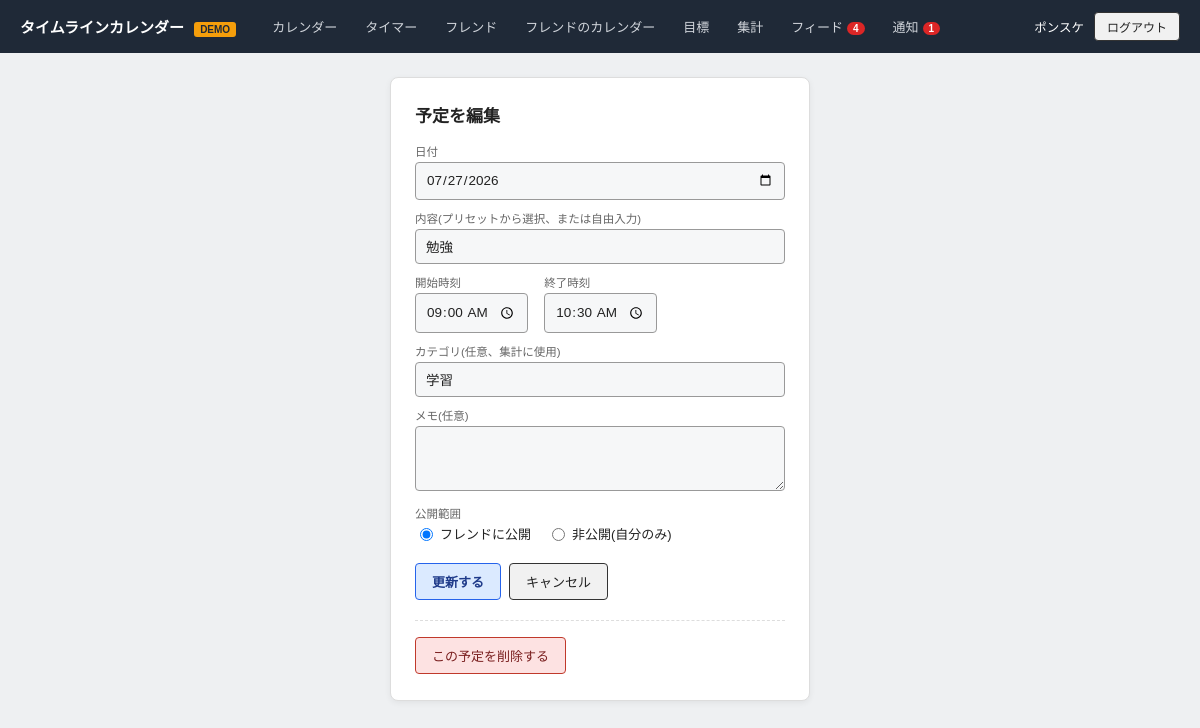
Screenshot of /events/1/edit (signed in) with the database file from the repository.
### tables this page shows
CREATE TABLE users (
            id INTEGER PRIMARY KEY AUTOINCREMENT,
            display_name TEXT NOT NULL,
            email TEXT NOT NULL UNIQUE,
            password_hash TEXT NOT NULL,
            email_verified BOOLEAN NOT NULL DEFAULT 1,
            created_at TEXT NOT NULL
        );

CREATE TABLE events (
            id INTEGER PRIMARY KEY AUTOINCREMENT,
            user_id INTEGER NOT NULL REFERENCES users(id) ON DELETE CASCADE,
            title TEXT NOT NULL,
            start_at TEXT NOT NULL,
            end_at TEXT NOT NULL,
            memo TEXT,
            source TEXT NOT NULL DEFAULT 'manual' CHECK (source IN ('timer', 'manual')),
            created_at TEXT NOT NULL,
            updated_at TEXT NOT NULL
        , category TEXT, visibility TEXT NOT NULL DEFAULT 'public');

### app.py (the view, shortened to what this page needs)
@app.route("/events/<int:event_id>/edit", methods=["GET", "POST"])
@login_required
def edit_event(event_id):
    ev = db.get_event(event_id)
    if ev is None or ev["user_id"] != g.user["id"]:
        flash("予定が見つかりません", "error")
        return redirect(url_for("calendar_view"))
    start_dt = db.parse_dt(ev["start_at"])
    end_dt = db.parse_dt(ev["end_at"])
    form = {
        "date": start_dt.date().isoformat(),
        "start_time": start_dt.strftime("%H:%M"),
        "end_time": end_dt.strftime("%H:%M"),
        "title": ev["title"],
        "memo": ev["memo"] or "",
        "category": ev["category"] or "",
        "visibility": ev["visibility"],
    }
    return render_template("event_form.html", mode="edit", form=form, presets=db.TASK_PRESETS, category_presets=db.CATEGORY_PRESETS, event_id=event_id)

### app.py (called while the page is built)
@app.before_request
def load_logged_in_user():
    g.user = None
    user_id = session.get("user_id")
    if user_id:
        g.user = db.get_user_by_id(user_id)
        if g.user is None:
            session.clear()

@app.before_request
def require_email_verified():
    if g.user and not g.user["email_verified"] and request.endpoint not in VERIFY_EXEMPT_ENDPOINTS:
        return redirect(url_for("verify_notice"))

def login_required(view):
    @wraps(view)
    def wrapped(*args, **kwargs):
        if g.user is None:
            return redirect(url_for("login", next=request.path))
        return view(*args, **kwargs)
    return wrapped

@app.context_processor
def inject_badges():
    if g.user:
        return {
            "unread_notifications": db.unread_notification_count(g.user["id"]),
            "unread_feed": db.get_feed_unread_count(g.user["id"]),
        }
    return {}

### db.py (called while the page is built)
def parse_dt(s):
    return datetime.strptime(s, DT_FMT)

def get_connection():
    conn = sqlite3.connect(DB_PATH)
    conn.row_factory = sqlite3.Row
    conn.execute("PRAGMA foreign_keys = ON")
    return conn

def get_user_by_id(user_id):
    conn = get_connection()
    try:
        row = conn.execute("SELECT * FROM users WHERE id = ?", (user_id,)).fetchone()
        return dict(row) if row else None
    finally:
        conn.close()

def get_event(event_id):
    conn = get_connection()
    try:
        row = conn.execute("SELECT * FROM events WHERE id = ?", (event_id,)).fetchone()
        return dict(row) if row else None
    finally:
        conn.close()

def get_feed(user_id, limit=50):
    conn = get_connection()
    try:
        rows = conn.execute(
            """
            SELECT e.id, e.user_id, u.display_name, e.title, e.start_at, e.end_at, e.created_at
            FROM events e
            JOIN users u ON u.id = e.user_id
            JOIN friendships f
              ON (f.requester_id = ? AND f.addressee_id = e.user_id)
              OR (f.addressee_id = ? AND f.requester_id = e.user_id)
            WHERE f.status = 'accepted' AND e.visibility = 'public'
            ORDER BY e.created_at DESC
            LIMIT ?
            """,
            (user_id, user_id, limit),
        ).fetchall()
        return [dict(r) for r in rows]
    finally:
        conn.close()

### templates/event_form.html (shortened to what this page needs)
{% extends "base.html" %}
{% block content %}
<div class="form-window">
  <h1>{{ '予定を編集' if mode == 'edit' else '予定を追加' }}</h1>
  <form method="post">
    <label class="field-label">日付</label>
    <input class="field" type="date" name="date" value="{{ form.date }}" required>
    <label class="field-label">内容(プリセットから選択、または自由入力)</label>
    <input class="field" type="text" name="title" list="task-presets" value="{{ form.title }}" required>
    <div class="row">
      <div>
        <label class="field-label">開始時刻</label>
        <input class="field small" type="time" name="start_time" value="{{ form.start_time }}" required>
      </div>
      <div>
        <label class="field-label">終了時刻</label>
        <input class="field small" type="time" name="end_time" value="{{ form.end_time }}" required>
      </div>
    </div>
    <label class="field-label">カテゴリ(任意、集計に使用)</label>
    <input class="field" type="text" name="category" list="category-presets" value="{{ form.category }}">
    <label class="field-label">メモ(任意)</label>
    <textarea class="field" name="memo" rows="3">{{ form.memo }}</textarea>
    <label class="field-label">公開範囲</label>
    <div class="row" style="gap:16px;">
      <label style="font-size:13px; display:flex; align-items:center; gap:4px;">
        <input type="radio" name="visibility" value="public" {{ 'checked' if form.visibility != 'private' else '' }}> フレンドに公開
      </label>
      <label style="font-size:13px; display:flex; align-items:center; gap:4px;">
        <input type="radio" name="visibility" value="private" {{ 'checked' if form.visibility == 'private' else '' }}> 非公開(自分のみ)
      </label>
    </div>
    <div class="form-actions">
      <button type="submit" class="btn btn-primary">{{ '更新する' if mode == 'edit' else '追加する' }}</button>
      <a class="btn" href="{{ url_for('calendar_view', date=form.date) }}">キャンセル</a>
    </div>
  </form>
  {% if mode == 'edit' %}
  <form method="post" action="{{ url_for('delete_event', event_id=event_id) }}" class="delete-form"
        onsubmit="return confirm('この予定を削除しますか？');">
    <button type="submit" class="btn btn-warn">この予定を削除する</button>
  </form>
  {% endif %}
</div>
{% endblock %}

### templates/base.html (shortened to what this page needs)
<!DOCTYPE html>
<html lang="ja">
<head>
<link rel="stylesheet" href="{{ url_for('static', filename='style.css') }}">
</head>
<body>
{% if g.user %}
<header class="topbar">
  <div class="brand">タイムラインカレンダー <span class="demo-badge">DEMO</span></div>
  <nav class="topnav">
    <a href="{{ url_for('calendar_view') }}" class="{{ 'active' if request.endpoint in ('calendar_view',) else '' }}">カレンダー</a>
    <a href="{{ url_for('timer_view') }}" class="{{ 'active' if request.endpoint == 'timer_view' else '' }}">タイマー</a>
    <a href="{{ url_for('friends_view') }}" class="{{ 'active' if request.endpoint == 'friends_view' else '' }}">フレンド</a>
    <a href="{{ url_for('select_friend_calendar') }}" class="{{ 'active' if request.endpoint == 'select_friend_calendar' or request.endpoint == 'friend_calendar_view' else '' }}">フレンドのカレンダー</a>
    <a href="{{ url_for('goals_view') }}" class="{{ 'active' if request.endpoint == 'goals_view' else '' }}">目標</a>
    <a href="{{ url_for('reports_view') }}" class="{{ 'active' if request.endpoint == 'reports_view' else '' }}">集計</a>
    <a href="{{ url_for('feed_view') }}" class="{{ 'active' if request.endpoint == 'feed_view' else '' }}">フィード{% if unread_feed %}<span class="nav-badge">{{ unread_feed }}</span>{% endif %}</a>
    <a href="{{ url_for('notifications_view') }}" class="{{ 'active' if request.endpoint == 'notifications_view' else '' }}">通知{% if unread_notifications %}<span class="nav-badge">{{ unread_notifications }}</span>{% endif %}</a>
  </nav>
  <div class="user-area">
    <a href="{{ url_for('account_settings') }}" class="user-name-link">{{ g.user.display_name }}</a>
    <form method="post" action="{{ url_for('logout') }}" style="display:inline;">
      <button type="submit" class="btn btn-sm">ログアウト</button>
    </form>
  </div>
</header>
{% endif %}
<main class="page">
  {% block content %}{% endblock %}
</main>
</body>
</html>

### static/style.css (style rules this page uses)
:root { --line: #999; --line-dark: #333; --bg-page: #eef0f2; --bg-card: #ffffff; --field-bg: #f6f7f8; --accent: #2563eb; --accent-bg: #dbeaff; --today: #fff3cd; --busy: #dbeeff; }
* { box-sizing: border-box; }
body { margin: 0; font-family: "Hiragino Kaku Gothic ProN", "Yu Gothic", "Meiryo", sans-serif; background: var(--bg-page); color: #222; }
.topbar { display: flex; align-items: center; background: #1f2937; color: #fff; padding: 10px 20px; gap: 24px; }
.brand { font-weight: bold; font-size: 15px; }
.demo-badge { background: #f59e0b; color: #1f2937; font-size: 10px; font-weight: bold; padding: 2px 6px; border-radius: 3px; margin-left: 6px; vertical-align: middle; }
.topnav { display: flex; gap: 4px; flex: 1; }
.topnav a { color: #d1d5db; text-decoration: none; font-size: 13px; padding: 6px 12px; border-radius: 4px; }
.user-area { display: flex; align-items: center; gap: 10px; font-size: 12.5px; }
.page { max-width: 980px; margin: 24px auto; padding: 0 16px; }
.auth-window, .form-window { max-width: 420px; background: var(--bg-card); border: 1px solid #ddd; border-radius: 8px; padding: 24px; margin: 0 auto; box-shadow: 0 2px 6px rgba(0,0,0,0.06); }
h1 { font-size: 17px; margin: 0 0 16px; }
.field-label { font-size: 11.5px; color: #666; margin: 10px 0 3px; display: block; }
.field, input.field, textarea.field { width: 100%; border: 1px solid var(--line); background: var(--field-bg); border-radius: 4px; padding: 9px 10px; font-size: 13.5px; color: #222; font-family: inherit; }
.field.small { width: auto; display: inline-block; }
.row { display: flex; gap: 16px; align-items: flex-end; flex-wrap: wrap; }
.btn { display: inline-block; border: 1px solid var(--line-dark); background: #f1f1f1; padding: 8px 16px; border-radius: 4px; font-size: 13px; cursor: pointer; color: #222; text-decoration: none; margin: 2px 0; }
.btn-primary { background: var(--accent-bg); border-color: var(--accent); font-weight: bold; color: #1e3a8a; }
.btn-warn { background: #fde2e2; border-color: #c0392b; color: #7a1f1f; }
.btn-sm { padding: 5px 12px; font-size: 12px; }
.form-actions { margin-top: 18px; display: flex; gap: 8px; flex-wrap: wrap; }
.delete-form { margin-top: 18px; border-top: 1px dashed #ddd; padding-top: 14px; }
.nav-badge { display: inline-block; background: #dc2626; color: #fff; font-size: 10px; font-weight: bold; padding: 1px 6px; border-radius: 10px; margin-left: 4px; vertical-align: middle; }
.user-name-link { color: #fff; text-decoration: none; font-size: 12.5px; }

### rows the page displays
users: user.display_name "ポンスケ"
events: title "勉強", category "学習"

### other values shown
{{ unread_feed }} "4"
{{ unread_notifications }} "1"
{{ '予定を編集' if mode == 'edit' else '予定を追加' }} "予定を編集"
{{ '更新する' if mode == 'edit' else '追加する' }} "更新する"
